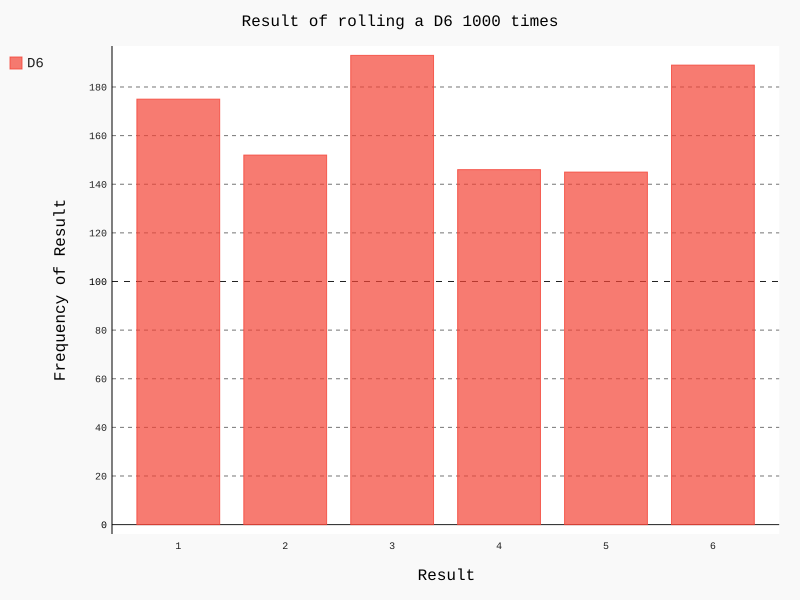

The script that drew this image:
from Die import Die
import pygal
import matplotlib.pyplot as plt

D6 = Die()

#投掷几次骰子，把结果存在列表当中
# results=[]
# for roll_num in range(1000):
#     result = D6.roll()
#     results.append(result)

#用列表解析式替代上面的循环
results=[D6.roll() for roll_num in range(1000)]

#print(results)

#分析结果
# frequencies=[]
# for value in range(1,D6.num_sides+1):
#     #数出value出现了多少次
#     frequencie = results.count(value)
#     frequencies.append(frequencie)

#用列表解析式替代上面的循环
frequencies = [results.count(value) for value in range(1,D6.num_sides+1)]

#print(frequencies)

#可视化结果
hist = pygal.Bar()

hist.title = "Result of rolling a D6 1000 times"

#设置x轴刻度
hist.x_labels = ["1","2","3","4","5","6"]

hist.x_title = "Result"
hist.y_title = "Frequency of Result"

#把值添加到对应的刻度，引号中的值是图例
hist.add("D6",frequencies )
hist.render_to_file("die_visual.svg")


x=[1,2,3,4,5,6]
plt.plot(x,frequencies)
plt.show()

plt.scatter(x,frequencies)
plt.show()
